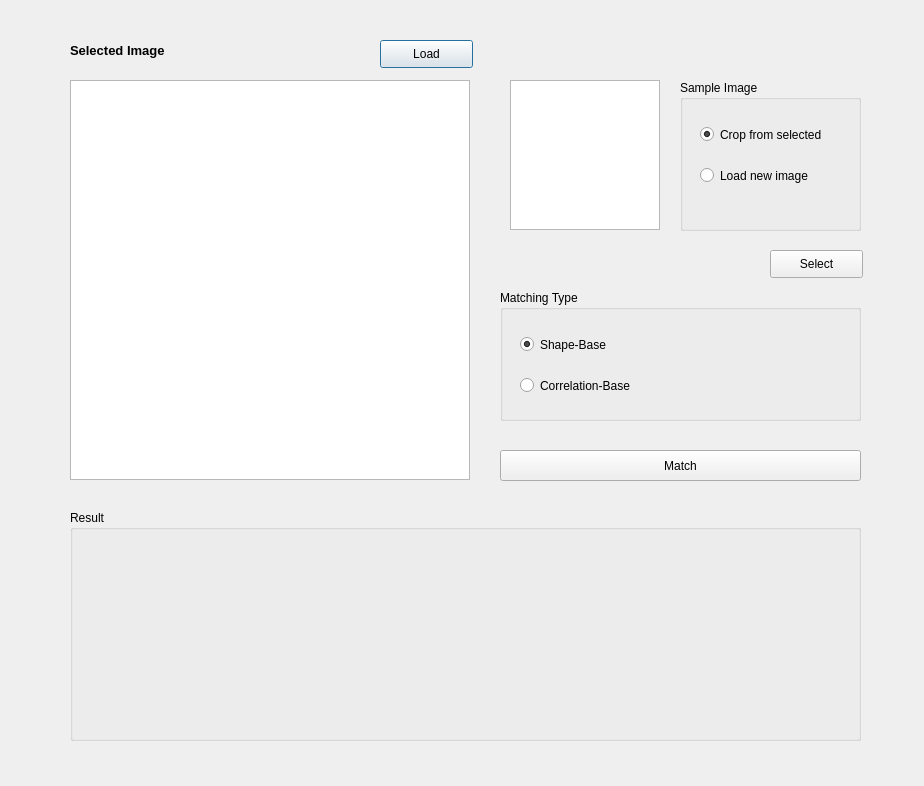
<?xml version="1.0" encoding="UTF-8"?>
<ui version="4.0">
 <class>Dialog</class>
 <widget class="QDialog" name="Dialog">
  <property name="geometry">
   <rect>
    <x>0</x>
    <y>0</y>
    <width>924</width>
    <height>786</height>
   </rect>
  </property>
  <property name="windowTitle">
   <string>Dialog</string>
  </property>
  <widget class="QLabel" name="label">
   <property name="geometry">
    <rect>
     <x>90</x>
     <y>100</y>
     <width>360</width>
     <height>360</height>
    </rect>
   </property>
   <property name="text">
    <string/>
   </property>
  </widget>
  <widget class="QLabel" name="label2">
   <property name="geometry">
    <rect>
     <x>530</x>
     <y>100</y>
     <width>110</width>
     <height>110</height>
    </rect>
   </property>
   <property name="text">
    <string/>
   </property>
  </widget>
  <widget class="QLabel" name="label_2">
   <property name="geometry">
    <rect>
     <x>70</x>
     <y>30</y>
     <width>151</width>
     <height>41</height>
    </rect>
   </property>
   <property name="font">
    <font>
     <pointsize>10</pointsize>
     <weight>75</weight>
     <bold>true</bold>
    </font>
   </property>
   <property name="text">
    <string>Selected Image</string>
   </property>
  </widget>
  <widget class="QListView" name="listView">
   <property name="geometry">
    <rect>
     <x>70</x>
     <y>80</y>
     <width>400</width>
     <height>400</height>
    </rect>
   </property>
  </widget>
  <widget class="QListView" name="listView_2">
   <property name="geometry">
    <rect>
     <x>510</x>
     <y>80</y>
     <width>150</width>
     <height>150</height>
    </rect>
   </property>
  </widget>
  <widget class="QPushButton" name="btn_load">
   <property name="geometry">
    <rect>
     <x>380</x>
     <y>40</y>
     <width>93</width>
     <height>28</height>
    </rect>
   </property>
   <property name="text">
    <string>Load</string>
   </property>
  </widget>
  <widget class="QGroupBox" name="groupBox">
   <property name="geometry">
    <rect>
     <x>500</x>
     <y>290</y>
     <width>361</width>
     <height>131</height>
    </rect>
   </property>
   <property name="title">
    <string>Matching Type</string>
   </property>
   <widget class="QRadioButton" name="chk_correlation">
    <property name="geometry">
     <rect>
      <x>20</x>
      <y>80</y>
      <width>221</width>
      <height>31</height>
     </rect>
    </property>
    <property name="text">
     <string>Correlation-Base</string>
    </property>
   </widget>
   <widget class="QRadioButton" name="chk_shape">
    <property name="geometry">
     <rect>
      <x>20</x>
      <y>39</y>
      <width>221</width>
      <height>31</height>
     </rect>
    </property>
    <property name="text">
     <string>Shape-Base</string>
    </property>
    <property name="checked">
     <bool>true</bool>
    </property>
   </widget>
  </widget>
  <widget class="QGroupBox" name="groupBox_2">
   <property name="geometry">
    <rect>
     <x>70</x>
     <y>510</y>
     <width>791</width>
     <height>231</height>
    </rect>
   </property>
   <property name="title">
    <string>Result</string>
   </property>
  </widget>
  <widget class="QGroupBox" name="groupBox_3">
   <property name="geometry">
    <rect>
     <x>680</x>
     <y>80</y>
     <width>181</width>
     <height>151</height>
    </rect>
   </property>
   <property name="title">
    <string>Sample Image</string>
   </property>
   <widget class="QRadioButton" name="chk_newImg">
    <property name="geometry">
     <rect>
      <x>20</x>
      <y>80</y>
      <width>221</width>
      <height>31</height>
     </rect>
    </property>
    <property name="text">
     <string>Load new image</string>
    </property>
   </widget>
   <widget class="QRadioButton" name="chk_crop">
    <property name="geometry">
     <rect>
      <x>20</x>
      <y>39</y>
      <width>221</width>
      <height>31</height>
     </rect>
    </property>
    <property name="text">
     <string>Crop from selected </string>
    </property>
    <property name="checked">
     <bool>true</bool>
    </property>
   </widget>
  </widget>
  <widget class="QPushButton" name="btn_load2">
   <property name="geometry">
    <rect>
     <x>770</x>
     <y>250</y>
     <width>93</width>
     <height>28</height>
    </rect>
   </property>
   <property name="text">
    <string>Select</string>
   </property>
  </widget>
  <widget class="QPushButton" name="btn_match">
   <property name="geometry">
    <rect>
     <x>500</x>
     <y>450</y>
     <width>361</width>
     <height>31</height>
    </rect>
   </property>
   <property name="text">
    <string>Match</string>
   </property>
  </widget>
  <zorder>listView_2</zorder>
  <zorder>listView</zorder>
  <zorder>label</zorder>
  <zorder>label2</zorder>
  <zorder>label_2</zorder>
  <zorder>btn_load</zorder>
  <zorder>groupBox</zorder>
  <zorder>groupBox_2</zorder>
  <zorder>groupBox_3</zorder>
  <zorder>btn_load2</zorder>
  <zorder>btn_match</zorder>
 </widget>
 <layoutdefault spacing="6" margin="11"/>
 <resources/>
 <connections/>
</ui>
